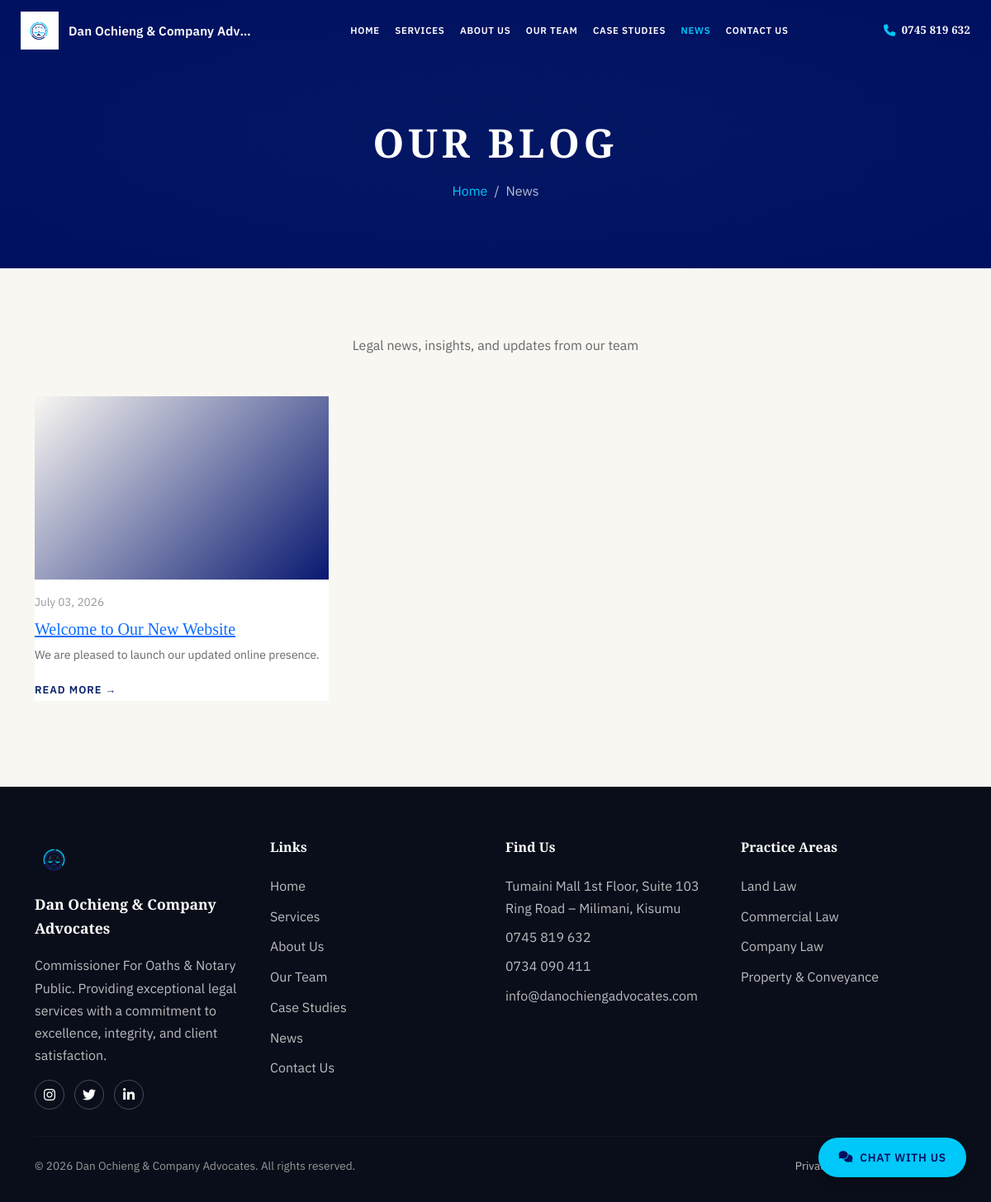
Page /blog on the committed database.
### models.py (models this page shows, shortened)
class BlogPost(db.Model):
    id = db.Column(db.Integer, primary_key=True)
    title = db.Column(db.String(200), nullable=False)
    slug = db.Column(db.String(220), unique=True, nullable=False)
    summary = db.Column(db.Text, nullable=False)
    content = db.Column(db.Text, nullable=False)
    author_id = db.Column(db.Integer, db.ForeignKey('user.id'), nullable=True)
    author = db.relationship('User', backref=db.backref('blog_posts', lazy=True))
    is_published = db.Column(db.Boolean, default=False)
    published_at = db.Column(db.DateTime, nullable=True)
    created_at = db.Column(db.DateTime, default=datetime.utcnow)
    updated_at = db.Column(db.DateTime, default=datetime.utcnow, onupdate=datetime.utcnow)

class Service(db.Model):
    id = db.Column(db.Integer, primary_key=True)
    title = db.Column(db.String(120), nullable=False)
    slug = db.Column(db.String(150), unique=True, nullable=False)
    description = db.Column(db.Text, nullable=False)
    icon = db.Column(db.String(50))
    display_order = db.Column(db.Integer, default=0)
    is_active = db.Column(db.Boolean, default=True)
    created_at = db.Column(db.DateTime, default=datetime.utcnow)
    updated_at = db.Column(db.DateTime, default=datetime.utcnow, onupdate=datetime.utcnow)

### routes/main_routes.py (the view)
@main_bp.route('/blog')
def blog():
    posts = BlogPost.query.filter_by(is_published=True).order_by(BlogPost.published_at.desc()).all()
    return render_template('blog.html', title='News & Insights', posts=posts)

### templates/blog.html
{% extends "layout.html" %}
{% block body_class %}page-hero{% endblock %}
{% block content %}
<div class="page-header">
    <div class="container">
        <h1>Our Blog</h1>
        <nav aria-label="breadcrumb">
            <ol class="breadcrumb">
                <li class="breadcrumb-item"><a href="{{ url_for('main.index') }}">Home</a></li>
                <li class="breadcrumb-item active" aria-current="page">News</li>
            </ol>
        </nav>
    </div>
</div>
<section class="section-block section-cream">
    <div class="container">
        <div class="section-header">
            <p class="section-subtitle">Legal news, insights, and updates from our team</p>
        </div>
        {% if posts %}
        <div class="row">
            {% for post in posts %}
            <div class="col-md-4 mb-4">
                <article class="blog-card">
                    <div class="blog-thumb mb-3"></div>
                    <div class="blog-date">{{ post.published_at.strftime('%B %d, %Y') if post.published_at }}</div>
                    <h2 class="h5"><a href="{{ url_for('main.blog_detail', slug=post.slug) }}">{{ post.title }}</a></h2>
                    <p class="text-muted small">{{ post.summary|striptags|truncate(100) }}</p>
                    <a href="{{ url_for('main.blog_detail', slug=post.slug) }}" class="link-arrow">Read more</a>
                </article>
            </div>
            {% endfor %}
        </div>
        {% else %}
        <p class="text-center text-muted">No blog posts published yet.</p>
        {% endif %}
    </div>
</section>
{% endblock %}

### templates/layout.html (shortened to what this page needs)
<!DOCTYPE html>
<html lang="en" data-bs-theme="light">
<head>
    <link rel="stylesheet" href="https://cdn.jsdelivr.net/npm/bootstrap@5.3.0/dist/css/bootstrap.min.css">
    <link rel="stylesheet" href="https://cdnjs.cloudflare.com/ajax/libs/font-awesome/6.4.0/css/all.min.css">
    <link rel="stylesheet" href="{{ url_for('static', filename='css/custom.css') }}">
</head>
<body class="{% block body_class %}{% endblock %}">
    {% block navbar %}
    <div class="doa-navbar-float" id="doaNavbarFloat">
        <nav class="navbar navbar-expand-xl navbar-light doa-navbar" id="doaNavbar">
            <div class="doa-navbar-inner px-3 px-lg-4">
                <a class="navbar-brand doa-brand" href="{{ url_for('main.index') }}">
                    <img src="{{ url_for('static', filename='images/logo/dan_ochieng_advocates_logo.png') }}"
                         alt="Dan Ochieng & Company Advocates"
                         class="doa-brand-logo"
                         width="46" height="46">
                    <span class="doa-brand-name">Dan Ochieng &amp; Company Advocates</span>
                </a>
                <div class="collapse navbar-collapse doa-navbar-collapse" id="navbarNav">
                    <ul class="navbar-nav doa-nav-menu">
                        <li class="nav-item doa-nav-item has-mega">
                            <a class="nav-link doa-nav-trigger {% if request.endpoint == 'main.index' %}active{% endif %}"
                               href="{{ url_for('main.index') }}">
                                Home
                            </a>
                        </li>
                        <li class="nav-item doa-nav-item has-mega">
                            <a class="nav-link doa-nav-trigger {% if request.endpoint in ['main.services','main.service_detail'] %}active{% endif %}"
                               href="{{ url_for('main.services') }}">
                                Services
                            </a>
                        </li>
                        <li class="nav-item doa-nav-item has-mega">
                            <a class="nav-link doa-nav-trigger {% if request.endpoint == 'main.about' %}active{% endif %}"
                               href="{{ url_for('main.about') }}">
                                About Us
                            </a>
                        </li>
                        <li class="nav-item doa-nav-item has-mega">
                            <a class="nav-link doa-nav-trigger {% if request.endpoint in ['main.team','main.team_member'] %}active{% endif %}"
                               href="{{ url_for('main.team') }}">
                                Our Team
                            </a>
                        </li>
                        <li class="nav-item doa-nav-item has-mega">
                            <a class="nav-link doa-nav-trigger {% if request.endpoint in ['main.case_studies','main.case_study_detail'] %}active{% endif %}"
                               href="{{ url_for('main.case_studies') }}">
                                Case Studies
                            </a>
                        </li>
                        <li class="nav-item doa-nav-item has-mega">
                            <a class="nav-link doa-nav-trigger {% if request.endpoint in ['main.blog','main.blog_detail'] %}active{% endif %}"
                               href="{{ url_for('main.blog') }}">
                                News
                            </a>
                        </li>
                        <li class="nav-item doa-nav-item has-mega">
                            <a class="nav-link doa-nav-trigger {% if request.endpoint == 'contact.contact' %}active{% endif %}"
                               href="{{ url_for('contact.contact') }}">
                                Contact Us
                            </a>
                        </li>
                    </ul>
                    <div class="doa-nav-tools">
                        <a href="tel:+254745819632" class="doa-nav-phone">
                            <i class="fas fa-phone" aria-hidden="true"></i>
                            <span>0745 819 632</span>
                        </a>
                    </div>
                </div>
            </div>
        </nav>
    </div>
    {% endblock %}
    {% block main_container %}
    <main class="main-content">
        {% block content %}{% endblock %}
    </main>
    {% endblock %}
    {% block footer %}
    <footer class="footer mt-auto">
        <div class="container">
            <div class="row">
                <div class="col-md-6 col-lg-3 mb-4 mb-lg-0">
                    <div class="footer-brand">
                        <img src="{{ url_for('static', filename='images/logo/dan_ochieng_advocates_logo.png') }}"
                             alt="Dan Ochieng & Company Advocates">
                        <div class="footer-brand-name">Dan Ochieng &amp; Company Advocates</div>
                    </div>
                    <p>Commissioner For Oaths &amp; Notary Public. Providing exceptional legal services with a commitment to excellence, integrity, and client satisfaction.</p>
                    <div class="social-icons">
                        <a href="https://www.instagram.com/stanlley_locke/" target="_blank" rel="noopener noreferrer" aria-label="Instagram"><i class="fab fa-instagram"></i></a>
                        <a href="https://x.com/stanley_wasonga" target="_blank" rel="noopener noreferrer" aria-label="Twitter"><i class="fab fa-twitter"></i></a>
                        <a href="https://www.linkedin.com/in/stanley-locke-a4b430327/" target="_blank" rel="noopener noreferrer" aria-label="LinkedIn"><i class="fab fa-linkedin-in"></i></a>
                    </div>
                </div>
                <div class="col-md-6 col-lg-3 mb-4 mb-lg-0">
                    <h5>Links</h5>
                    <ul class="list-unstyled">
                        <li><a href="{{ url_for('main.index') }}">Home</a></li>
                        <li><a href="{{ url_for('main.services') }}">Services</a></li>
                        <li><a href="{{ url_for('main.about') }}">About Us</a></li>
                        <li><a href="{{ url_for('main.team') }}">Our Team</a></li>
                        <li><a href="{{ url_for('main.case_studies') }}">Case Studies</a></li>
                        <li><a href="{{ url_for('main.blog') }}">News</a></li>
                        <li><a href="{{ url_for('contact.contact') }}">Contact Us</a></li>
                    </ul>
                </div>
                <div class="col-md-6 col-lg-3 mb-4 mb-lg-0">
                    <h5>Find Us</h5>
                    <ul class="list-unstyled">
                        <li class="mb-2">Tumaini Mall 1st Floor, Suite 103<br>Ring Road – Milimani, Kisumu</li>
                        <li class="mb-2"><a href="tel:+254745819632">0745 819 632</a></li>
                        <li class="mb-2"><a href="tel:+254734090411">0734 090 411</a></li>
                        <li><a href="mailto:info@danochiengadvocates.com">info@danochiengadvocates.com</a></li>
                    </ul>
                </div>
                <div class="col-md-6 col-lg-3">
                    <h5>Practice Areas</h5>
                    <ul class="list-unstyled">
                        {% if footer_services %}
                            {% for svc in footer_services %}
                            <li><a href="{{ url_for('main.service_detail', slug=svc.slug) }}">{{ svc.title }}</a></li>
                            {% endfor %}
                        {% else %}
                            <li><a href="{{ url_for('main.services') }}">View All Services</a></li>
                        {% endif %}
                    </ul>
                </div>
            </div>
            <hr>
            <div class="row align-items-center">
                <div class="col-md-6 text-center text-md-start footer-copyright">
                    <p class="mb-0">&copy; {{ now.year }} Dan Ochieng &amp; Company Advocates. All rights reserved.</p>
                </div>
                <div class="col-md-6 text-center text-md-end footer-copyright">
                    <p class="mb-0">
                        <a href="{{ url_for('main.privacy') }}">Privacy Policy</a> |
                        <a href="{{ url_for('main.terms') }}">Terms of Service</a>
                    </p>
                </div>
            </div>
        </div>
    </footer>
    {% endblock %}
    {% block chat_widget %}
    {% if not current_user.is_authenticated %}
        <div class="chat-widget-container">
            <a href="{{ url_for('chat.client_chat') }}"
               class="btn chat-widget-button shadow">
                <i class="fas fa-comments"></i>
                <span class="chat-label">Chat with us</span>
            </a>
        </div>
    {% endif %}
    {% endblock %}
</body>
</html>

### rows in the picture
BlogPost: published_at "July 03, 2026", title "Welcome to Our New Website", summary "We are pleased to launch our updated online presence."
Service: title "Land Law"
Service: title "Commercial Law"
Service: title "Company Law"
Service: title "Property & Conveyance"
